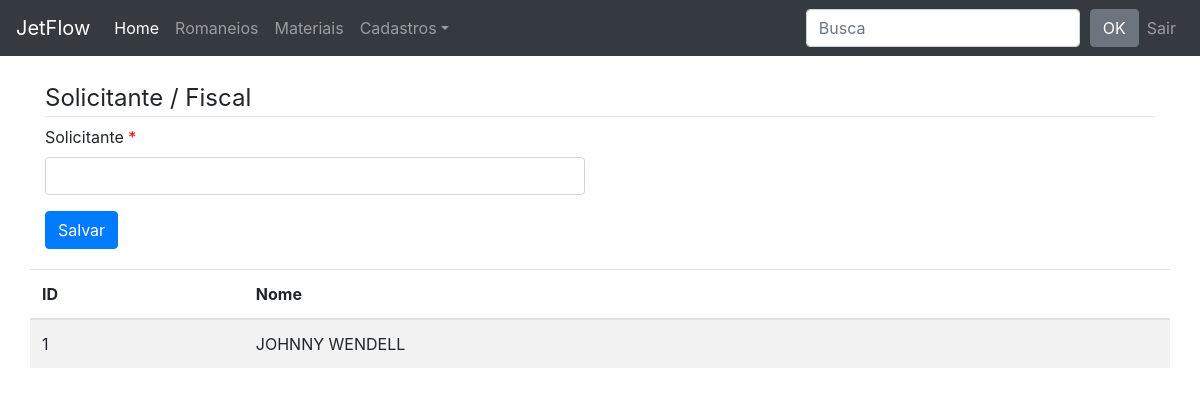
Page /solicitante/ (signed in) on the earlier database version.
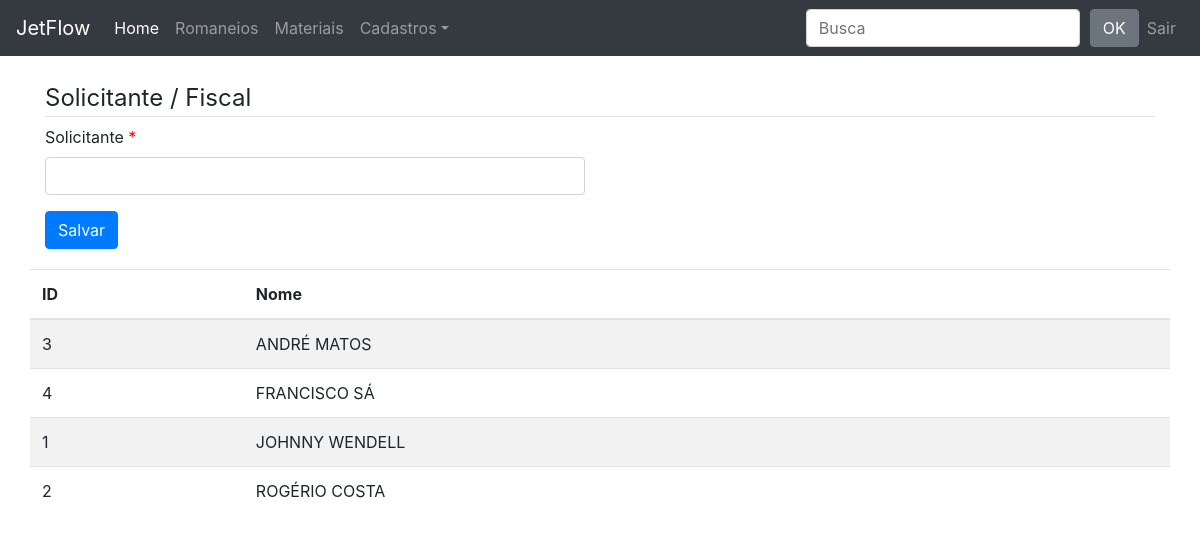
Same page on the later database version.
### romaneio/models.py (models this page shows, shortened)
class Solicitante(models.Model):
    solicitante = models.CharField(max_length=30, unique=True)
    class Meta:
        ordering = ('solicitante',)

### romaneio/views.py (the view)
# urls.py: path('solicitante/', v.solicitante_add, name='solicitante_add'),
@login_required
def solicitante_add(request):
    template_name = 'solicitante_add.html'
    solicitante_form = Solicitante()
    objects = Solicitante.objects.all()
    if request.method == 'POST':
        form=SolicitanteForm(request.POST, instance=solicitante_form, prefix='main')
        if form.is_valid():
            form=form.save()
            url='#'
            return HttpResponseRedirect(url)
    else:
        form=SolicitanteForm(instance=solicitante_form, prefix='main')
    context={'form':form,'objects_list': objects}
    return render(request, template_name, context)

### romaneio/forms.py
class SolicitanteForm(forms.ModelForm):
    class Meta:
        model = Solicitante
        fields = '__all__'

### romaneio/templates/solicitante_add.html (shortened to what this page needs)
{% extends "base.html" %}
{% load widget_tweaks %}
{% load bootstrap %}
{% block content %}
<div class="row">
    <div class="col-sm-12">
        <form method="POST" novalidate>
            <legend style="border-bottom: 1px solid #e5e5e5;">Solicitante / Fiscal</legend>
            <div class="row">
                <div class="col-sm-6">
                    {% for field in form.visible_fields %}
                    <div class="form-group{% if field.errors %} has error {% endif %}">
                        <label for="{{ field.id_for_label }}">
                            {% if field.field.required %}
                                <span class="required">{{ field.label }} </span>
                                {% else %}
                                {{ field.label }}
                                {% endif %}
                        </label>
                        {% render_field field class="form-control" %}
                    </div>
                    {% endfor %}
                </div>
            </div>
            <button class="btn btn-primary" value="Save">
                Salvar
            </button>
        </form>
    </div>
</div>
<div class="row" style="margin-top: 20px;">
    {% if objects_list %}
        <table class="table table-striped">
            <thead>
                <tr>
                    <th>ID</th>
                    <th>Nome</th>
                </tr>
            </thead>
            <tbody>
                {% for object in objects_list %}
                <tr>
                    <td>{{ object.pk }}</td>
                    <td>{{ object.solicitante}}</td>
                </tr>
                {% endfor %}
            </tbody>
        </table>
        {% else %}
        <p class="alert alert-warning">Sem Itens na Lista </p>
        {% endif %}
</div>
{% endblock content %}

Differences in the rows shown:
added Solicitante: pk "3", solicitante "ANDRÉ MATOS"
added Solicitante: pk "4", solicitante "FRANCISCO SÁ"
added Solicitante: pk "2", solicitante "ROGÉRIO COSTA"
